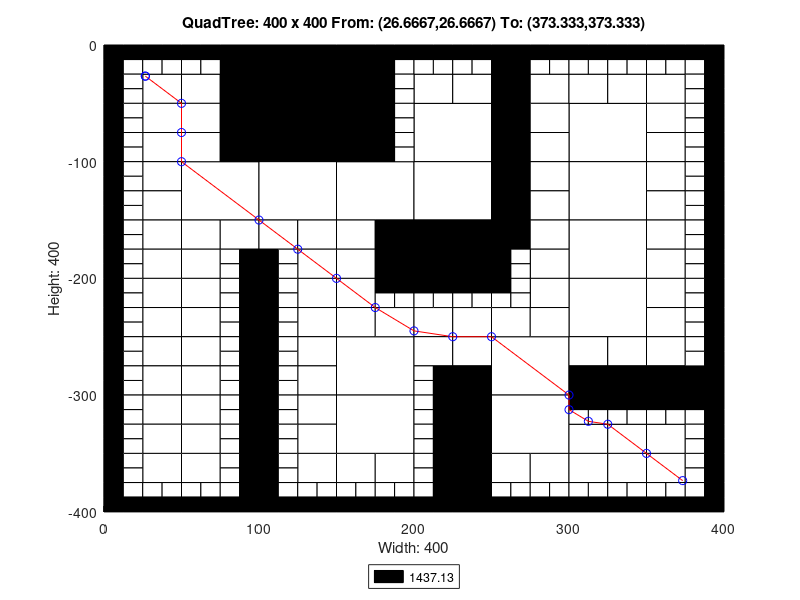

Reproduce this figure in MATLAB.
axis([0 400 -400 0]);
title('QuadTree: 400 x 400 From: (26.6667,26.6667) To: (373.333,373.333)');
xlabel('Width: 400');
ylabel('Height: 400');
rectangle('Position',[100 -50 50 50], 'FaceColor',[0 0 0]);
rectangle('Position',[100 -100 50 50], 'FaceColor',[0 0 0]);
rectangle('Position',[50 -150 50 50], 'FaceColor',[1 1 1]);
rectangle('Position',[100 -150 50 50], 'FaceColor',[1 1 1]);
rectangle('Position',[150 -150 50 50], 'FaceColor',[1 1 1]);
rectangle('Position',[200 -100 50 50], 'FaceColor',[1 1 1]);
rectangle('Position',[300 -100 50 50], 'FaceColor',[1 1 1]);
rectangle('Position',[200 -150 50 50], 'FaceColor',[1 1 1]);
rectangle('Position',[200 -200 50 50], 'FaceColor',[0 0 0]);
rectangle('Position',[300 -150 50 50], 'FaceColor',[1 1 1]);
rectangle('Position',[300 -200 50 50], 'FaceColor',[1 1 1]);
rectangle('Position',[150 -300 50 50], 'FaceColor',[1 1 1]);
rectangle('Position',[150 -350 50 50], 'FaceColor',[1 1 1]);
rectangle('Position',[250 -300 50 50], 'FaceColor',[1 1 1]);
rectangle('Position',[300 -250 50 50], 'FaceColor',[1 1 1]);
rectangle('Position',[250 -350 50 50], 'FaceColor',[1 1 1]);
rectangle('Position',[25 -50 25 25], 'FaceColor',[1 1 1]);
rectangle('Position',[75 -25 25 25], 'FaceColor',[0 0 0]);
rectangle('Position',[50 -50 25 25], 'FaceColor',[1 1 1]);
rectangle('Position',[75 -50 25 25], 'FaceColor',[0 0 0]);
rectangle('Position',[25 -75 25 25], 'FaceColor',[1 1 1]);
rectangle('Position',[25 -100 25 25], 'FaceColor',[1 1 1]);
rectangle('Position',[50 -75 25 25], 'FaceColor',[1 1 1]);
rectangle('Position',[75 -75 25 25], 'FaceColor',[0 0 0]);
rectangle('Position',[50 -100 25 25], 'FaceColor',[1 1 1]);
rectangle('Position',[75 -100 25 25], 'FaceColor',[0 0 0]);
rectangle('Position',[150 -25 25 25], 'FaceColor',[0 0 0]);
rectangle('Position',[150 -50 25 25], 'FaceColor',[0 0 0]);
rectangle('Position',[150 -75 25 25], 'FaceColor',[0 0 0]);
rectangle('Position',[150 -100 25 25], 'FaceColor',[0 0 0]);
rectangle('Position',[25 -125 25 25], 'FaceColor',[1 1 1]);
rectangle('Position',[25 -150 25 25], 'FaceColor',[1 1 1]);
rectangle('Position',[25 -175 25 25], 'FaceColor',[1 1 1]);
rectangle('Position',[25 -200 25 25], 'FaceColor',[1 1 1]);
rectangle('Position',[50 -175 25 25], 'FaceColor',[1 1 1]);
rectangle('Position',[75 -175 25 25], 'FaceColor',[1 1 1]);
rectangle('Position',[50 -200 25 25], 'FaceColor',[1 1 1]);
rectangle('Position',[100 -175 25 25], 'FaceColor',[1 1 1]);
rectangle('Position',[125 -175 25 25], 'FaceColor',[1 1 1]);
rectangle('Position',[125 -200 25 25], 'FaceColor',[1 1 1]);
rectangle('Position',[150 -175 25 25], 'FaceColor',[1 1 1]);
rectangle('Position',[175 -175 25 25], 'FaceColor',[0 0 0]);
rectangle('Position',[150 -200 25 25], 'FaceColor',[1 1 1]);
rectangle('Position',[175 -200 25 25], 'FaceColor',[0 0 0]);
rectangle('Position',[200 -50 25 25], 'FaceColor',[1 1 1]);
rectangle('Position',[225 -50 25 25], 'FaceColor',[1 1 1]);
rectangle('Position',[250 -25 25 25], 'FaceColor',[0 0 0]);
rectangle('Position',[250 -50 25 25], 'FaceColor',[0 0 0]);
rectangle('Position',[275 -50 25 25], 'FaceColor',[1 1 1]);
rectangle('Position',[250 -75 25 25], 'FaceColor',[0 0 0]);
rectangle('Position',[275 -75 25 25], 'FaceColor',[1 1 1]);
rectangle('Position',[250 -100 25 25], 'FaceColor',[0 0 0]);
rectangle('Position',[275 -100 25 25], 'FaceColor',[1 1 1]);
rectangle('Position',[300 -50 25 25], 'FaceColor',[1 1 1]);
rectangle('Position',[325 -50 25 25], 'FaceColor',[1 1 1]);
rectangle('Position',[350 -50 25 25], 'FaceColor',[1 1 1]);
rectangle('Position',[350 -75 25 25], 'FaceColor',[1 1 1]);
rectangle('Position',[350 -100 25 25], 'FaceColor',[1 1 1]);
rectangle('Position',[250 -125 25 25], 'FaceColor',[0 0 0]);
rectangle('Position',[275 -125 25 25], 'FaceColor',[1 1 1]);
rectangle('Position',[250 -150 25 25], 'FaceColor',[0 0 0]);
rectangle('Position',[275 -150 25 25], 'FaceColor',[1 1 1]);
rectangle('Position',[250 -175 25 25], 'FaceColor',[0 0 0]);
rectangle('Position',[275 -175 25 25], 'FaceColor',[1 1 1]);
rectangle('Position',[275 -200 25 25], 'FaceColor',[1 1 1]);
rectangle('Position',[350 -125 25 25], 'FaceColor',[1 1 1]);
rectangle('Position',[350 -150 25 25], 'FaceColor',[1 1 1]);
rectangle('Position',[350 -175 25 25], 'FaceColor',[1 1 1]);
rectangle('Position',[350 -200 25 25], 'FaceColor',[1 1 1]);
rectangle('Position',[25 -225 25 25], 'FaceColor',[1 1 1]);
rectangle('Position',[25 -250 25 25], 'FaceColor',[1 1 1]);
rectangle('Position',[50 -225 25 25], 'FaceColor',[1 1 1]);
rectangle('Position',[50 -250 25 25], 'FaceColor',[1 1 1]);
rectangle('Position',[25 -275 25 25], 'FaceColor',[1 1 1]);
rectangle('Position',[25 -300 25 25], 'FaceColor',[1 1 1]);
rectangle('Position',[50 -275 25 25], 'FaceColor',[1 1 1]);
rectangle('Position',[50 -300 25 25], 'FaceColor',[1 1 1]);
rectangle('Position',[125 -225 25 25], 'FaceColor',[1 1 1]);
rectangle('Position',[125 -250 25 25], 'FaceColor',[1 1 1]);
rectangle('Position',[150 -225 25 25], 'FaceColor',[1 1 1]);
rectangle('Position',[150 -250 25 25], 'FaceColor',[1 1 1]);
rectangle('Position',[175 -250 25 25], 'FaceColor',[1 1 1]);
rectangle('Position',[125 -275 25 25], 'FaceColor',[1 1 1]);
rectangle('Position',[125 -300 25 25], 'FaceColor',[1 1 1]);
rectangle('Position',[25 -325 25 25], 'FaceColor',[1 1 1]);
rectangle('Position',[25 -350 25 25], 'FaceColor',[1 1 1]);
rectangle('Position',[50 -325 25 25], 'FaceColor',[1 1 1]);
rectangle('Position',[50 -350 25 25], 'FaceColor',[1 1 1]);
rectangle('Position',[25 -375 25 25], 'FaceColor',[1 1 1]);
rectangle('Position',[50 -375 25 25], 'FaceColor',[1 1 1]);
rectangle('Position',[125 -325 25 25], 'FaceColor',[1 1 1]);
rectangle('Position',[125 -350 25 25], 'FaceColor',[1 1 1]);
rectangle('Position',[125 -375 25 25], 'FaceColor',[1 1 1]);
rectangle('Position',[150 -375 25 25], 'FaceColor',[1 1 1]);
rectangle('Position',[175 -375 25 25], 'FaceColor',[1 1 1]);
rectangle('Position',[200 -250 25 25], 'FaceColor',[1 1 1]);
rectangle('Position',[225 -250 25 25], 'FaceColor',[1 1 1]);
rectangle('Position',[275 -225 25 25], 'FaceColor',[1 1 1]);
rectangle('Position',[250 -250 25 25], 'FaceColor',[1 1 1]);
rectangle('Position',[275 -250 25 25], 'FaceColor',[1 1 1]);
rectangle('Position',[200 -275 25 25], 'FaceColor',[1 1 1]);
rectangle('Position',[225 -275 25 25], 'FaceColor',[1 1 1]);
rectangle('Position',[225 -300 25 25], 'FaceColor',[0 0 0]);
rectangle('Position',[350 -225 25 25], 'FaceColor',[1 1 1]);
rectangle('Position',[350 -250 25 25], 'FaceColor',[1 1 1]);
rectangle('Position',[300 -275 25 25], 'FaceColor',[1 1 1]);
rectangle('Position',[325 -275 25 25], 'FaceColor',[1 1 1]);
rectangle('Position',[300 -300 25 25], 'FaceColor',[0 0 0]);
rectangle('Position',[325 -300 25 25], 'FaceColor',[0 0 0]);
rectangle('Position',[350 -275 25 25], 'FaceColor',[1 1 1]);
rectangle('Position',[350 -300 25 25], 'FaceColor',[0 0 0]);
rectangle('Position',[375 -300 25 25], 'FaceColor',[0 0 0]);
rectangle('Position',[225 -325 25 25], 'FaceColor',[0 0 0]);
rectangle('Position',[225 -350 25 25], 'FaceColor',[0 0 0]);
rectangle('Position',[225 -375 25 25], 'FaceColor',[0 0 0]);
rectangle('Position',[225 -400 25 25], 'FaceColor',[0 0 0]);
rectangle('Position',[250 -375 25 25], 'FaceColor',[1 1 1]);
rectangle('Position',[275 -375 25 25], 'FaceColor',[1 1 1]);
rectangle('Position',[300 -350 25 25], 'FaceColor',[1 1 1]);
rectangle('Position',[325 -350 25 25], 'FaceColor',[1 1 1]);
rectangle('Position',[350 -350 25 25], 'FaceColor',[1 1 1]);
rectangle('Position',[300 -375 25 25], 'FaceColor',[1 1 1]);
rectangle('Position',[325 -375 25 25], 'FaceColor',[1 1 1]);
rectangle('Position',[350 -375 25 25], 'FaceColor',[1 1 1]);
rectangle('Position',[0 -12.5 12.5 12.5], 'FaceColor',[0 0 0]);
rectangle('Position',[12.5 -12.5 12.5 12.5], 'FaceColor',[0 0 0]);
rectangle('Position',[0 -25 12.5 12.5], 'FaceColor',[0 0 0]);
rectangle('Position',[12.5 -25 12.5 12.5], 'FaceColor',[1 1 1]);
rectangle('Position',[25 -12.5 12.5 12.5], 'FaceColor',[0 0 0]);
rectangle('Position',[37.5 -12.5 12.5 12.5], 'FaceColor',[0 0 0]);
rectangle('Position',[25 -25 12.5 12.5], 'FaceColor',[1 1 1]);
rectangle('Position',[37.5 -25 12.5 12.5], 'FaceColor',[1 1 1]);
rectangle('Position',[0 -37.5 12.5 12.5], 'FaceColor',[0 0 0]);
rectangle('Position',[12.5 -37.5 12.5 12.5], 'FaceColor',[1 1 1]);
rectangle('Position',[0 -50 12.5 12.5], 'FaceColor',[0 0 0]);
rectangle('Position',[12.5 -50 12.5 12.5], 'FaceColor',[1 1 1]);
rectangle('Position',[50 -12.5 12.5 12.5], 'FaceColor',[0 0 0]);
rectangle('Position',[62.5 -12.5 12.5 12.5], 'FaceColor',[0 0 0]);
rectangle('Position',[50 -25 12.5 12.5], 'FaceColor',[1 1 1]);
rectangle('Position',[62.5 -25 12.5 12.5], 'FaceColor',[1 1 1]);
rectangle('Position',[0 -62.5 12.5 12.5], 'FaceColor',[0 0 0]);
rectangle('Position',[12.5 -62.5 12.5 12.5], 'FaceColor',[1 1 1]);
rectangle('Position',[0 -75 12.5 12.5], 'FaceColor',[0 0 0]);
rectangle('Position',[12.5 -75 12.5 12.5], 'FaceColor',[1 1 1]);
rectangle('Position',[0 -87.5 12.5 12.5], 'FaceColor',[0 0 0]);
rectangle('Position',[12.5 -87.5 12.5 12.5], 'FaceColor',[1 1 1]);
rectangle('Position',[0 -100 12.5 12.5], 'FaceColor',[0 0 0]);
rectangle('Position',[12.5 -100 12.5 12.5], 'FaceColor',[1 1 1]);
rectangle('Position',[175 -12.5 12.5 12.5], 'FaceColor',[0 0 0]);
rectangle('Position',[187.5 -12.5 12.5 12.5], 'FaceColor',[0 0 0]);
rectangle('Position',[175 -25 12.5 12.5], 'FaceColor',[0 0 0]);
rectangle('Position',[187.5 -25 12.5 12.5], 'FaceColor',[1 1 1]);
rectangle('Position',[175 -37.5 12.5 12.5], 'FaceColor',[0 0 0]);
rectangle('Position',[187.5 -37.5 12.5 12.5], 'FaceColor',[1 1 1]);
rectangle('Position',[175 -50 12.5 12.5], 'FaceColor',[0 0 0]);
rectangle('Position',[187.5 -50 12.5 12.5], 'FaceColor',[1 1 1]);
rectangle('Position',[175 -62.5 12.5 12.5], 'FaceColor',[0 0 0]);
rectangle('Position',[187.5 -62.5 12.5 12.5], 'FaceColor',[1 1 1]);
rectangle('Position',[175 -75 12.5 12.5], 'FaceColor',[0 0 0]);
rectangle('Position',[187.5 -75 12.5 12.5], 'FaceColor',[1 1 1]);
rectangle('Position',[175 -87.5 12.5 12.5], 'FaceColor',[0 0 0]);
rectangle('Position',[187.5 -87.5 12.5 12.5], 'FaceColor',[1 1 1]);
rectangle('Position',[175 -100 12.5 12.5], 'FaceColor',[0 0 0]);
rectangle('Position',[187.5 -100 12.5 12.5], 'FaceColor',[1 1 1]);
rectangle('Position',[0 -112.5 12.5 12.5], 'FaceColor',[0 0 0]);
rectangle('Position',[12.5 -112.5 12.5 12.5], 'FaceColor',[1 1 1]);
rectangle('Position',[0 -125 12.5 12.5], 'FaceColor',[0 0 0]);
rectangle('Position',[12.5 -125 12.5 12.5], 'FaceColor',[1 1 1]);
rectangle('Position',[0 -137.5 12.5 12.5], 'FaceColor',[0 0 0]);
rectangle('Position',[12.5 -137.5 12.5 12.5], 'FaceColor',[1 1 1]);
rectangle('Position',[0 -150 12.5 12.5], 'FaceColor',[0 0 0]);
rectangle('Position',[12.5 -150 12.5 12.5], 'FaceColor',[1 1 1]);
rectangle('Position',[0 -162.5 12.5 12.5], 'FaceColor',[0 0 0]);
rectangle('Position',[12.5 -162.5 12.5 12.5], 'FaceColor',[1 1 1]);
rectangle('Position',[0 -175 12.5 12.5], 'FaceColor',[0 0 0]);
rectangle('Position',[12.5 -175 12.5 12.5], 'FaceColor',[1 1 1]);
rectangle('Position',[0 -187.5 12.5 12.5], 'FaceColor',[0 0 0]);
rectangle('Position',[12.5 -187.5 12.5 12.5], 'FaceColor',[1 1 1]);
rectangle('Position',[0 -200 12.5 12.5], 'FaceColor',[0 0 0]);
rectangle('Position',[12.5 -200 12.5 12.5], 'FaceColor',[1 1 1]);
rectangle('Position',[75 -187.5 12.5 12.5], 'FaceColor',[1 1 1]);
rectangle('Position',[87.5 -187.5 12.5 12.5], 'FaceColor',[0 0 0]);
rectangle('Position',[75 -200 12.5 12.5], 'FaceColor',[1 1 1]);
rectangle('Position',[87.5 -200 12.5 12.5], 'FaceColor',[0 0 0]);
rectangle('Position',[100 -187.5 12.5 12.5], 'FaceColor',[0 0 0]);
rectangle('Position',[112.5 -187.5 12.5 12.5], 'FaceColor',[1 1 1]);
rectangle('Position',[100 -200 12.5 12.5], 'FaceColor',[0 0 0]);
rectangle('Position',[112.5 -200 12.5 12.5], 'FaceColor',[1 1 1]);
rectangle('Position',[200 -12.5 12.5 12.5], 'FaceColor',[0 0 0]);
rectangle('Position',[212.5 -12.5 12.5 12.5], 'FaceColor',[0 0 0]);
rectangle('Position',[200 -25 12.5 12.5], 'FaceColor',[1 1 1]);
rectangle('Position',[212.5 -25 12.5 12.5], 'FaceColor',[1 1 1]);
rectangle('Position',[225 -12.5 12.5 12.5], 'FaceColor',[0 0 0]);
rectangle('Position',[237.5 -12.5 12.5 12.5], 'FaceColor',[0 0 0]);
rectangle('Position',[225 -25 12.5 12.5], 'FaceColor',[1 1 1]);
rectangle('Position',[237.5 -25 12.5 12.5], 'FaceColor',[1 1 1]);
rectangle('Position',[275 -12.5 12.5 12.5], 'FaceColor',[0 0 0]);
rectangle('Position',[287.5 -12.5 12.5 12.5], 'FaceColor',[0 0 0]);
rectangle('Position',[275 -25 12.5 12.5], 'FaceColor',[1 1 1]);
rectangle('Position',[287.5 -25 12.5 12.5], 'FaceColor',[1 1 1]);
rectangle('Position',[300 -12.5 12.5 12.5], 'FaceColor',[0 0 0]);
rectangle('Position',[312.5 -12.5 12.5 12.5], 'FaceColor',[0 0 0]);
rectangle('Position',[300 -25 12.5 12.5], 'FaceColor',[1 1 1]);
rectangle('Position',[312.5 -25 12.5 12.5], 'FaceColor',[1 1 1]);
rectangle('Position',[325 -12.5 12.5 12.5], 'FaceColor',[0 0 0]);
rectangle('Position',[337.5 -12.5 12.5 12.5], 'FaceColor',[0 0 0]);
rectangle('Position',[325 -25 12.5 12.5], 'FaceColor',[1 1 1]);
rectangle('Position',[337.5 -25 12.5 12.5], 'FaceColor',[1 1 1]);
rectangle('Position',[350 -12.5 12.5 12.5], 'FaceColor',[0 0 0]);
rectangle('Position',[362.5 -12.5 12.5 12.5], 'FaceColor',[0 0 0]);
rectangle('Position',[350 -25 12.5 12.5], 'FaceColor',[1 1 1]);
rectangle('Position',[362.5 -25 12.5 12.5], 'FaceColor',[1 1 1]);
rectangle('Position',[375 -12.5 12.5 12.5], 'FaceColor',[0 0 0]);
rectangle('Position',[387.5 -12.5 12.5 12.5], 'FaceColor',[0 0 0]);
rectangle('Position',[375 -25 12.5 12.5], 'FaceColor',[1 1 1]);
rectangle('Position',[387.5 -25 12.5 12.5], 'FaceColor',[0 0 0]);
rectangle('Position',[375 -37.5 12.5 12.5], 'FaceColor',[1 1 1]);
rectangle('Position',[387.5 -37.5 12.5 12.5], 'FaceColor',[0 0 0]);
rectangle('Position',[375 -50 12.5 12.5], 'FaceColor',[1 1 1]);
rectangle('Position',[387.5 -50 12.5 12.5], 'FaceColor',[0 0 0]);
rectangle('Position',[375 -62.5 12.5 12.5], 'FaceColor',[1 1 1]);
rectangle('Position',[387.5 -62.5 12.5 12.5], 'FaceColor',[0 0 0]);
rectangle('Position',[375 -75 12.5 12.5], 'FaceColor',[1 1 1]);
rectangle('Position',[387.5 -75 12.5 12.5], 'FaceColor',[0 0 0]);
rectangle('Position',[375 -87.5 12.5 12.5], 'FaceColor',[1 1 1]);
rectangle('Position',[387.5 -87.5 12.5 12.5], 'FaceColor',[0 0 0]);
rectangle('Position',[375 -100 12.5 12.5], 'FaceColor',[1 1 1]);
rectangle('Position',[387.5 -100 12.5 12.5], 'FaceColor',[0 0 0]);
rectangle('Position',[250 -187.5 12.5 12.5], 'FaceColor',[0 0 0]);
rectangle('Position',[262.5 -187.5 12.5 12.5], 'FaceColor',[1 1 1]);
rectangle('Position',[250 -200 12.5 12.5], 'FaceColor',[0 0 0]);
rectangle('Position',[262.5 -200 12.5 12.5], 'FaceColor',[1 1 1]);
rectangle('Position',[375 -112.5 12.5 12.5], 'FaceColor',[1 1 1]);
rectangle('Position',[387.5 -112.5 12.5 12.5], 'FaceColor',[0 0 0]);
rectangle('Position',[375 -125 12.5 12.5], 'FaceColor',[1 1 1]);
rectangle('Position',[387.5 -125 12.5 12.5], 'FaceColor',[0 0 0]);
rectangle('Position',[375 -137.5 12.5 12.5], 'FaceColor',[1 1 1]);
rectangle('Position',[387.5 -137.5 12.5 12.5], 'FaceColor',[0 0 0]);
rectangle('Position',[375 -150 12.5 12.5], 'FaceColor',[1 1 1]);
rectangle('Position',[387.5 -150 12.5 12.5], 'FaceColor',[0 0 0]);
rectangle('Position',[375 -162.5 12.5 12.5], 'FaceColor',[1 1 1]);
rectangle('Position',[387.5 -162.5 12.5 12.5], 'FaceColor',[0 0 0]);
rectangle('Position',[375 -175 12.5 12.5], 'FaceColor',[1 1 1]);
rectangle('Position',[387.5 -175 12.5 12.5], 'FaceColor',[0 0 0]);
rectangle('Position',[375 -187.5 12.5 12.5], 'FaceColor',[1 1 1]);
rectangle('Position',[387.5 -187.5 12.5 12.5], 'FaceColor',[0 0 0]);
rectangle('Position',[375 -200 12.5 12.5], 'FaceColor',[1 1 1]);
rectangle('Position',[387.5 -200 12.5 12.5], 'FaceColor',[0 0 0]);
rectangle('Position',[0 -212.5 12.5 12.5], 'FaceColor',[0 0 0]);
rectangle('Position',[12.5 -212.5 12.5 12.5], 'FaceColor',[1 1 1]);
rectangle('Position',[0 -225 12.5 12.5], 'FaceColor',[0 0 0]);
rectangle('Position',[12.5 -225 12.5 12.5], 'FaceColor',[1 1 1]);
rectangle('Position',[0 -237.5 12.5 12.5], 'FaceColor',[0 0 0]);
rectangle('Position',[12.5 -237.5 12.5 12.5], 'FaceColor',[1 1 1]);
rectangle('Position',[0 -250 12.5 12.5], 'FaceColor',[0 0 0]);
rectangle('Position',[12.5 -250 12.5 12.5], 'FaceColor',[1 1 1]);
rectangle('Position',[75 -212.5 12.5 12.5], 'FaceColor',[1 1 1]);
rectangle('Position',[87.5 -212.5 12.5 12.5], 'FaceColor',[0 0 0]);
rectangle('Position',[75 -225 12.5 12.5], 'FaceColor',[1 1 1]);
rectangle('Position',[87.5 -225 12.5 12.5], 'FaceColor',[0 0 0]);
rectangle('Position',[75 -237.5 12.5 12.5], 'FaceColor',[1 1 1]);
rectangle('Position',[87.5 -237.5 12.5 12.5], 'FaceColor',[0 0 0]);
rectangle('Position',[75 -250 12.5 12.5], 'FaceColor',[1 1 1]);
rectangle('Position',[87.5 -250 12.5 12.5], 'FaceColor',[0 0 0]);
rectangle('Position',[0 -262.5 12.5 12.5], 'FaceColor',[0 0 0]);
rectangle('Position',[12.5 -262.5 12.5 12.5], 'FaceColor',[1 1 1]);
rectangle('Position',[0 -275 12.5 12.5], 'FaceColor',[0 0 0]);
rectangle('Position',[12.5 -275 12.5 12.5], 'FaceColor',[1 1 1]);
rectangle('Position',[0 -287.5 12.5 12.5], 'FaceColor',[0 0 0]);
rectangle('Position',[12.5 -287.5 12.5 12.5], 'FaceColor',[1 1 1]);
rectangle('Position',[0 -300 12.5 12.5], 'FaceColor',[0 0 0]);
rectangle('Position',[12.5 -300 12.5 12.5], 'FaceColor',[1 1 1]);
rectangle('Position',[75 -262.5 12.5 12.5], 'FaceColor',[1 1 1]);
rectangle('Position',[87.5 -262.5 12.5 12.5], 'FaceColor',[0 0 0]);
rectangle('Position',[75 -275 12.5 12.5], 'FaceColor',[1 1 1]);
rectangle('Position',[87.5 -275 12.5 12.5], 'FaceColor',[0 0 0]);
rectangle('Position',[75 -287.5 12.5 12.5], 'FaceColor',[1 1 1]);
rectangle('Position',[87.5 -287.5 12.5 12.5], 'FaceColor',[0 0 0]);
rectangle('Position',[75 -300 12.5 12.5], 'FaceColor',[1 1 1]);
rectangle('Position',[87.5 -300 12.5 12.5], 'FaceColor',[0 0 0]);
rectangle('Position',[100 -212.5 12.5 12.5], 'FaceColor',[0 0 0]);
rectangle('Position',[112.5 -212.5 12.5 12.5], 'FaceColor',[1 1 1]);
rectangle('Position',[100 -225 12.5 12.5], 'FaceColor',[0 0 0]);
rectangle('Position',[112.5 -225 12.5 12.5], 'FaceColor',[1 1 1]);
rectangle('Position',[100 -237.5 12.5 12.5], 'FaceColor',[0 0 0]);
rectangle('Position',[112.5 -237.5 12.5 12.5], 'FaceColor',[1 1 1]);
rectangle('Position',[100 -250 12.5 12.5], 'FaceColor',[0 0 0]);
rectangle('Position',[112.5 -250 12.5 12.5], 'FaceColor',[1 1 1]);
rectangle('Position',[175 -212.5 12.5 12.5], 'FaceColor',[0 0 0]);
rectangle('Position',[187.5 -212.5 12.5 12.5], 'FaceColor',[0 0 0]);
rectangle('Position',[175 -225 12.5 12.5], 'FaceColor',[1 1 1]);
rectangle('Position',[187.5 -225 12.5 12.5], 'FaceColor',[1 1 1]);
rectangle('Position',[100 -262.5 12.5 12.5], 'FaceColor',[0 0 0]);
rectangle('Position',[112.5 -262.5 12.5 12.5], 'FaceColor',[1 1 1]);
rectangle('Position',[100 -275 12.5 12.5], 'FaceColor',[0 0 0]);
rectangle('Position',[112.5 -275 12.5 12.5], 'FaceColor',[1 1 1]);
rectangle('Position',[100 -287.5 12.5 12.5], 'FaceColor',[0 0 0]);
rectangle('Position',[112.5 -287.5 12.5 12.5], 'FaceColor',[1 1 1]);
rectangle('Position',[100 -300 12.5 12.5], 'FaceColor',[0 0 0]);
rectangle('Position',[112.5 -300 12.5 12.5], 'FaceColor',[1 1 1]);
rectangle('Position',[0 -312.5 12.5 12.5], 'FaceColor',[0 0 0]);
rectangle('Position',[12.5 -312.5 12.5 12.5], 'FaceColor',[1 1 1]);
rectangle('Position',[0 -325 12.5 12.5], 'FaceColor',[0 0 0]);
rectangle('Position',[12.5 -325 12.5 12.5], 'FaceColor',[1 1 1]);
rectangle('Position',[0 -337.5 12.5 12.5], 'FaceColor',[0 0 0]);
rectangle('Position',[12.5 -337.5 12.5 12.5], 'FaceColor',[1 1 1]);
rectangle('Position',[0 -350 12.5 12.5], 'FaceColor',[0 0 0]);
rectangle('Position',[12.5 -350 12.5 12.5], 'FaceColor',[1 1 1]);
rectangle('Position',[75 -312.5 12.5 12.5], 'FaceColor',[1 1 1]);
rectangle('Position',[87.5 -312.5 12.5 12.5], 'FaceColor',[0 0 0]);
rectangle('Position',[75 -325 12.5 12.5], 'FaceColor',[1 1 1]);
rectangle('Position',[87.5 -325 12.5 12.5], 'FaceColor',[0 0 0]);
rectangle('Position',[75 -337.5 12.5 12.5], 'FaceColor',[1 1 1]);
rectangle('Position',[87.5 -337.5 12.5 12.5], 'FaceColor',[0 0 0]);
rectangle('Position',[75 -350 12.5 12.5], 'FaceColor',[1 1 1]);
rectangle('Position',[87.5 -350 12.5 12.5], 'FaceColor',[0 0 0]);
rectangle('Position',[0 -362.5 12.5 12.5], 'FaceColor',[0 0 0]);
rectangle('Position',[12.5 -362.5 12.5 12.5], 'FaceColor',[1 1 1]);
rectangle('Position',[0 -375 12.5 12.5], 'FaceColor',[0 0 0]);
rectangle('Position',[12.5 -375 12.5 12.5], 'FaceColor',[1 1 1]);
rectangle('Position',[0 -387.5 12.5 12.5], 'FaceColor',[0 0 0]);
rectangle('Position',[12.5 -387.5 12.5 12.5], 'FaceColor',[1 1 1]);
rectangle('Position',[0 -400 12.5 12.5], 'FaceColor',[0 0 0]);
rectangle('Position',[12.5 -400 12.5 12.5], 'FaceColor',[0 0 0]);
rectangle('Position',[25 -387.5 12.5 12.5], 'FaceColor',[1 1 1]);
rectangle('Position',[37.5 -387.5 12.5 12.5], 'FaceColor',[1 1 1]);
rectangle('Position',[25 -400 12.5 12.5], 'FaceColor',[0 0 0]);
rectangle('Position',[37.5 -400 12.5 12.5], 'FaceColor',[0 0 0]);
rectangle('Position',[75 -362.5 12.5 12.5], 'FaceColor',[1 1 1]);
rectangle('Position',[87.5 -362.5 12.5 12.5], 'FaceColor',[0 0 0]);
rectangle('Position',[75 -375 12.5 12.5], 'FaceColor',[1 1 1]);
rectangle('Position',[87.5 -375 12.5 12.5], 'FaceColor',[0 0 0]);
rectangle('Position',[50 -387.5 12.5 12.5], 'FaceColor',[1 1 1]);
rectangle('Position',[62.5 -387.5 12.5 12.5], 'FaceColor',[1 1 1]);
rectangle('Position',[50 -400 12.5 12.5], 'FaceColor',[0 0 0]);
rectangle('Position',[62.5 -400 12.5 12.5], 'FaceColor',[0 0 0]);
rectangle('Position',[75 -387.5 12.5 12.5], 'FaceColor',[1 1 1]);
rectangle('Position',[87.5 -387.5 12.5 12.5], 'FaceColor',[0 0 0]);
rectangle('Position',[75 -400 12.5 12.5], 'FaceColor',[0 0 0]);
rectangle('Position',[87.5 -400 12.5 12.5], 'FaceColor',[0 0 0]);
rectangle('Position',[100 -312.5 12.5 12.5], 'FaceColor',[0 0 0]);
rectangle('Position',[112.5 -312.5 12.5 12.5], 'FaceColor',[1 1 1]);
rectangle('Position',[100 -325 12.5 12.5], 'FaceColor',[0 0 0]);
rectangle('Position',[112.5 -325 12.5 12.5], 'FaceColor',[1 1 1]);
rectangle('Position',[100 -337.5 12.5 12.5], 'FaceColor',[0 0 0]);
rectangle('Position',[112.5 -337.5 12.5 12.5], 'FaceColor',[1 1 1]);
rectangle('Position',[100 -350 12.5 12.5], 'FaceColor',[0 0 0]);
rectangle('Position',[112.5 -350 12.5 12.5], 'FaceColor',[1 1 1]);
rectangle('Position',[100 -362.5 12.5 12.5], 'FaceColor',[0 0 0]);
rectangle('Position',[112.5 -362.5 12.5 12.5], 'FaceColor',[1 1 1]);
rectangle('Position',[100 -375 12.5 12.5], 'FaceColor',[0 0 0]);
rectangle('Position',[112.5 -375 12.5 12.5], 'FaceColor',[1 1 1]);
rectangle('Position',[100 -387.5 12.5 12.5], 'FaceColor',[0 0 0]);
rectangle('Position',[112.5 -387.5 12.5 12.5], 'FaceColor',[1 1 1]);
rectangle('Position',[100 -400 12.5 12.5], 'FaceColor',[0 0 0]);
rectangle('Position',[112.5 -400 12.5 12.5], 'FaceColor',[0 0 0]);
rectangle('Position',[125 -387.5 12.5 12.5], 'FaceColor',[1 1 1]);
rectangle('Position',[137.5 -387.5 12.5 12.5], 'FaceColor',[1 1 1]);
rectangle('Position',[125 -400 12.5 12.5], 'FaceColor',[0 0 0]);
rectangle('Position',[137.5 -400 12.5 12.5], 'FaceColor',[0 0 0]);
rectangle('Position',[150 -387.5 12.5 12.5], 'FaceColor',[1 1 1]);
rectangle('Position',[162.5 -387.5 12.5 12.5], 'FaceColor',[1 1 1]);
rectangle('Position',[150 -400 12.5 12.5], 'FaceColor',[0 0 0]);
rectangle('Position',[162.5 -400 12.5 12.5], 'FaceColor',[0 0 0]);
rectangle('Position',[175 -387.5 12.5 12.5], 'FaceColor',[1 1 1]);
rectangle('Position',[187.5 -387.5 12.5 12.5], 'FaceColor',[1 1 1]);
rectangle('Position',[175 -400 12.5 12.5], 'FaceColor',[0 0 0]);
rectangle('Position',[187.5 -400 12.5 12.5], 'FaceColor',[0 0 0]);
rectangle('Position',[200 -212.5 12.5 12.5], 'FaceColor',[0 0 0]);
rectangle('Position',[212.5 -212.5 12.5 12.5], 'FaceColor',[0 0 0]);
rectangle('Position',[200 -225 12.5 12.5], 'FaceColor',[1 1 1]);
rectangle('Position',[212.5 -225 12.5 12.5], 'FaceColor',[1 1 1]);
rectangle('Position',[225 -212.5 12.5 12.5], 'FaceColor',[0 0 0]);
rectangle('Position',[237.5 -212.5 12.5 12.5], 'FaceColor',[0 0 0]);
rectangle('Position',[225 -225 12.5 12.5], 'FaceColor',[1 1 1]);
rectangle('Position',[237.5 -225 12.5 12.5], 'FaceColor',[1 1 1]);
rectangle('Position',[250 -212.5 12.5 12.5], 'FaceColor',[0 0 0]);
rectangle('Position',[262.5 -212.5 12.5 12.5], 'FaceColor',[1 1 1]);
rectangle('Position',[250 -225 12.5 12.5], 'FaceColor',[1 1 1]);
rectangle('Position',[262.5 -225 12.5 12.5], 'FaceColor',[1 1 1]);
rectangle('Position',[200 -287.5 12.5 12.5], 'FaceColor',[1 1 1]);
rectangle('Position',[212.5 -287.5 12.5 12.5], 'FaceColor',[0 0 0]);
rectangle('Position',[200 -300 12.5 12.5], 'FaceColor',[1 1 1]);
rectangle('Position',[212.5 -300 12.5 12.5], 'FaceColor',[0 0 0]);
rectangle('Position',[375 -212.5 12.5 12.5], 'FaceColor',[1 1 1]);
rectangle('Position',[387.5 -212.5 12.5 12.5], 'FaceColor',[0 0 0]);
rectangle('Position',[375 -225 12.5 12.5], 'FaceColor',[1 1 1]);
rectangle('Position',[387.5 -225 12.5 12.5], 'FaceColor',[0 0 0]);
rectangle('Position',[375 -237.5 12.5 12.5], 'FaceColor',[1 1 1]);
rectangle('Position',[387.5 -237.5 12.5 12.5], 'FaceColor',[0 0 0]);
rectangle('Position',[375 -250 12.5 12.5], 'FaceColor',[1 1 1]);
rectangle('Position',[387.5 -250 12.5 12.5], 'FaceColor',[0 0 0]);
rectangle('Position',[375 -262.5 12.5 12.5], 'FaceColor',[1 1 1]);
rectangle('Position',[387.5 -262.5 12.5 12.5], 'FaceColor',[0 0 0]);
rectangle('Position',[375 -275 12.5 12.5], 'FaceColor',[1 1 1]);
rectangle('Position',[387.5 -275 12.5 12.5], 'FaceColor',[0 0 0]);
rectangle('Position',[200 -312.5 12.5 12.5], 'FaceColor',[1 1 1]);
rectangle('Position',[212.5 -312.5 12.5 12.5], 'FaceColor',[0 0 0]);
rectangle('Position',[200 -325 12.5 12.5], 'FaceColor',[1 1 1]);
rectangle('Position',[212.5 -325 12.5 12.5], 'FaceColor',[0 0 0]);
rectangle('Position',[200 -337.5 12.5 12.5], 'FaceColor',[1 1 1]);
rectangle('Position',[212.5 -337.5 12.5 12.5], 'FaceColor',[0 0 0]);
rectangle('Position',[200 -350 12.5 12.5], 'FaceColor',[1 1 1]);
rectangle('Position',[212.5 -350 12.5 12.5], 'FaceColor',[0 0 0]);
rectangle('Position',[200 -362.5 12.5 12.5], 'FaceColor',[1 1 1]);
rectangle('Position',[212.5 -362.5 12.5 12.5], 'FaceColor',[0 0 0]);
rectangle('Position',[200 -375 12.5 12.5], 'FaceColor',[1 1 1]);
rectangle('Position',[212.5 -375 12.5 12.5], 'FaceColor',[0 0 0]);
rectangle('Position',[200 -387.5 12.5 12.5], 'FaceColor',[1 1 1]);
rectangle('Position',[212.5 -387.5 12.5 12.5], 'FaceColor',[0 0 0]);
rectangle('Position',[200 -400 12.5 12.5], 'FaceColor',[0 0 0]);
rectangle('Position',[212.5 -400 12.5 12.5], 'FaceColor',[0 0 0]);
rectangle('Position',[250 -387.5 12.5 12.5], 'FaceColor',[1 1 1]);
rectangle('Position',[262.5 -387.5 12.5 12.5], 'FaceColor',[1 1 1]);
rectangle('Position',[250 -400 12.5 12.5], 'FaceColor',[0 0 0]);
rectangle('Position',[262.5 -400 12.5 12.5], 'FaceColor',[0 0 0]);
rectangle('Position',[275 -387.5 12.5 12.5], 'FaceColor',[1 1 1]);
rectangle('Position',[287.5 -387.5 12.5 12.5], 'FaceColor',[1 1 1]);
rectangle('Position',[275 -400 12.5 12.5], 'FaceColor',[0 0 0]);
rectangle('Position',[287.5 -400 12.5 12.5], 'FaceColor',[0 0 0]);
rectangle('Position',[300 -312.5 12.5 12.5], 'FaceColor',[0 0 0]);
rectangle('Position',[312.5 -312.5 12.5 12.5], 'FaceColor',[0 0 0]);
rectangle('Position',[300 -325 12.5 12.5], 'FaceColor',[1 1 1]);
rectangle('Position',[312.5 -325 12.5 12.5], 'FaceColor',[1 1 1]);
rectangle('Position',[325 -312.5 12.5 12.5], 'FaceColor',[0 0 0]);
rectangle('Position',[337.5 -312.5 12.5 12.5], 'FaceColor',[0 0 0]);
rectangle('Position',[325 -325 12.5 12.5], 'FaceColor',[1 1 1]);
rectangle('Position',[337.5 -325 12.5 12.5], 'FaceColor',[1 1 1]);
rectangle('Position',[350 -312.5 12.5 12.5], 'FaceColor',[0 0 0]);
rectangle('Position',[362.5 -312.5 12.5 12.5], 'FaceColor',[0 0 0]);
rectangle('Position',[350 -325 12.5 12.5], 'FaceColor',[1 1 1]);
rectangle('Position',[362.5 -325 12.5 12.5], 'FaceColor',[1 1 1]);
rectangle('Position',[375 -312.5 12.5 12.5], 'FaceColor',[0 0 0]);
rectangle('Position',[387.5 -312.5 12.5 12.5], 'FaceColor',[0 0 0]);
rectangle('Position',[375 -325 12.5 12.5], 'FaceColor',[1 1 1]);
rectangle('Position',[387.5 -325 12.5 12.5], 'FaceColor',[0 0 0]);
rectangle('Position',[375 -337.5 12.5 12.5], 'FaceColor',[1 1 1]);
rectangle('Position',[387.5 -337.5 12.5 12.5], 'FaceColor',[0 0 0]);
rectangle('Position',[375 -350 12.5 12.5], 'FaceColor',[1 1 1]);
rectangle('Position',[387.5 -350 12.5 12.5], 'FaceColor',[0 0 0]);
rectangle('Position',[300 -387.5 12.5 12.5], 'FaceColor',[1 1 1]);
rectangle('Position',[312.5 -387.5 12.5 12.5], 'FaceColor',[1 1 1]);
rectangle('Position',[300 -400 12.5 12.5], 'FaceColor',[0 0 0]);
rectangle('Position',[312.5 -400 12.5 12.5], 'FaceColor',[0 0 0]);
rectangle('Position',[325 -387.5 12.5 12.5], 'FaceColor',[1 1 1]);
rectangle('Position',[337.5 -387.5 12.5 12.5], 'FaceColor',[1 1 1]);
rectangle('Position',[325 -400 12.5 12.5], 'FaceColor',[0 0 0]);
rectangle('Position',[337.5 -400 12.5 12.5], 'FaceColor',[0 0 0]);
rectangle('Position',[375 -362.5 12.5 12.5], 'FaceColor',[1 1 1]);
rectangle('Position',[387.5 -362.5 12.5 12.5], 'FaceColor',[0 0 0]);
rectangle('Position',[375 -375 12.5 12.5], 'FaceColor',[1 1 1]);
rectangle('Position',[387.5 -375 12.5 12.5], 'FaceColor',[0 0 0]);
rectangle('Position',[350 -387.5 12.5 12.5], 'FaceColor',[1 1 1]);
rectangle('Position',[362.5 -387.5 12.5 12.5], 'FaceColor',[1 1 1]);
rectangle('Position',[350 -400 12.5 12.5], 'FaceColor',[0 0 0]);
rectangle('Position',[362.5 -400 12.5 12.5], 'FaceColor',[0 0 0]);
rectangle('Position',[375 -387.5 12.5 12.5], 'FaceColor',[1 1 1]);
rectangle('Position',[387.5 -387.5 12.5 12.5], 'FaceColor',[0 0 0]);
rectangle('Position',[375 -400 12.5 12.5], 'FaceColor',[0 0 0]);
rectangle('Position',[387.5 -400 12.5 12.5], 'FaceColor',[0 0 0]);
X=[373.333,350,325,312.5,300,300,250,225,200,175,150,125,100,50,50,50,26.6667,26.6667];
Y=[-373.333,-350,-325,-322.5,-312.5,-300,-250,-250,-245,-225,-200,-175,-150,-100,-75,-50,-26.6667,-26.6667];
hold on;
plot(X,Y,'r');
plot(X,Y,'bo');
legend('1437.13','Location','southoutside');
